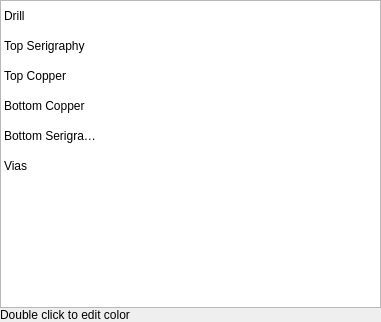
<?xml version="1.0" encoding="UTF-8"?>
<ui version="4.0">
 <class>LayersOptionWidget</class>
 <widget class="QWidget" name="LayersOptionWidget">
  <property name="geometry">
   <rect>
    <x>0</x>
    <y>0</y>
    <width>381</width>
    <height>322</height>
   </rect>
  </property>
  <property name="windowTitle">
   <string>Form</string>
  </property>
  <layout class="QVBoxLayout" name="verticalLayout_2">
   <property name="spacing">
    <number>0</number>
   </property>
   <property name="leftMargin">
    <number>0</number>
   </property>
   <property name="topMargin">
    <number>0</number>
   </property>
   <property name="rightMargin">
    <number>0</number>
   </property>
   <property name="bottomMargin">
    <number>0</number>
   </property>
   <item>
    <layout class="QVBoxLayout" name="verticalLayout">
     <item>
      <widget class="QTableWidget" name="tableWidget">
       <property name="editTriggers">
        <set>QAbstractItemView::NoEditTriggers</set>
       </property>
       <property name="selectionMode">
        <enum>QAbstractItemView::SingleSelection</enum>
       </property>
       <property name="selectionBehavior">
        <enum>QAbstractItemView::SelectRows</enum>
       </property>
       <property name="showGrid">
        <bool>false</bool>
       </property>
       <property name="wordWrap">
        <bool>false</bool>
       </property>
       <attribute name="horizontalHeaderVisible">
        <bool>false</bool>
       </attribute>
       <attribute name="horizontalHeaderStretchLastSection">
        <bool>true</bool>
       </attribute>
       <attribute name="verticalHeaderVisible">
        <bool>false</bool>
       </attribute>
       <attribute name="verticalHeaderStretchLastSection">
        <bool>false</bool>
       </attribute>
       <row>
        <property name="text">
         <string>Drill</string>
        </property>
       </row>
       <row>
        <property name="text">
         <string>Top Serigraphy</string>
        </property>
       </row>
       <row>
        <property name="text">
         <string>Top Copper</string>
        </property>
       </row>
       <row>
        <property name="text">
         <string>Bottom Copper</string>
        </property>
       </row>
       <row>
        <property name="text">
         <string>Bottom Serigraphy</string>
        </property>
       </row>
       <row>
        <property name="text">
         <string>Via</string>
        </property>
       </row>
       <column>
        <property name="text">
         <string>name</string>
        </property>
       </column>
       <column>
        <property name="text">
         <string>color</string>
        </property>
       </column>
       <column>
        <property name="text">
         <string>Nouvelle colonne</string>
        </property>
       </column>
       <item row="0" column="0">
        <property name="text">
         <string>Drill</string>
        </property>
       </item>
       <item row="0" column="1">
        <property name="text">
         <string/>
        </property>
       </item>
       <item row="1" column="0">
        <property name="text">
         <string>Top Serigraphy</string>
        </property>
       </item>
       <item row="1" column="1">
        <property name="text">
         <string/>
        </property>
       </item>
       <item row="2" column="0">
        <property name="text">
         <string>Top Copper</string>
        </property>
       </item>
       <item row="2" column="1">
        <property name="text">
         <string/>
        </property>
       </item>
       <item row="3" column="0">
        <property name="text">
         <string>Bottom Copper</string>
        </property>
       </item>
       <item row="3" column="1">
        <property name="text">
         <string/>
        </property>
       </item>
       <item row="4" column="0">
        <property name="text">
         <string>Bottom Serigraphy</string>
        </property>
       </item>
       <item row="4" column="1">
        <property name="text">
         <string/>
        </property>
       </item>
       <item row="5" column="0">
        <property name="text">
         <string>Vias</string>
        </property>
       </item>
       <item row="5" column="1">
        <property name="text">
         <string/>
        </property>
       </item>
      </widget>
     </item>
     <item>
      <widget class="QLabel" name="label">
       <property name="text">
        <string>Double click to edit color</string>
       </property>
      </widget>
     </item>
    </layout>
   </item>
  </layout>
 </widget>
 <resources/>
 <connections/>
</ui>
